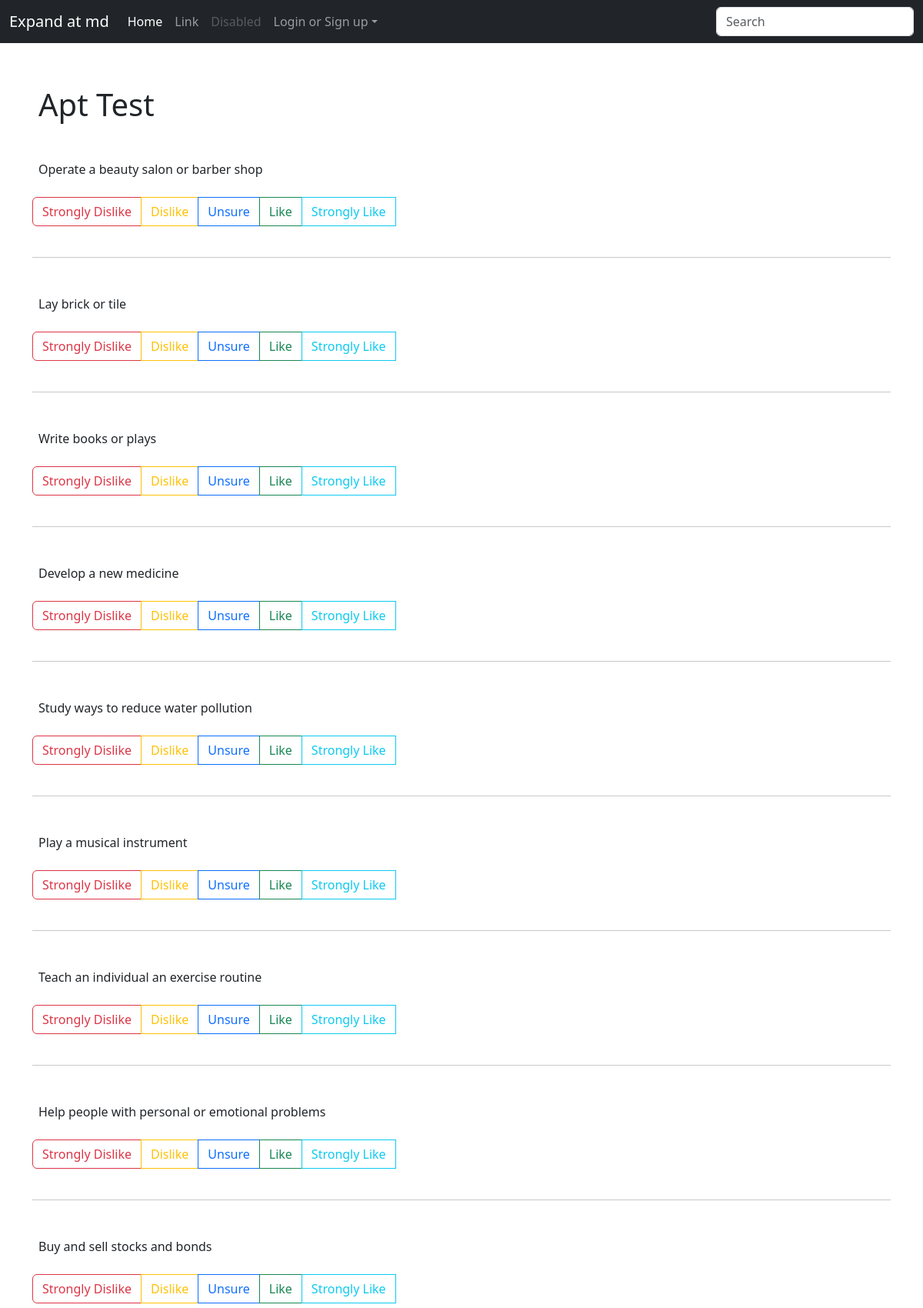
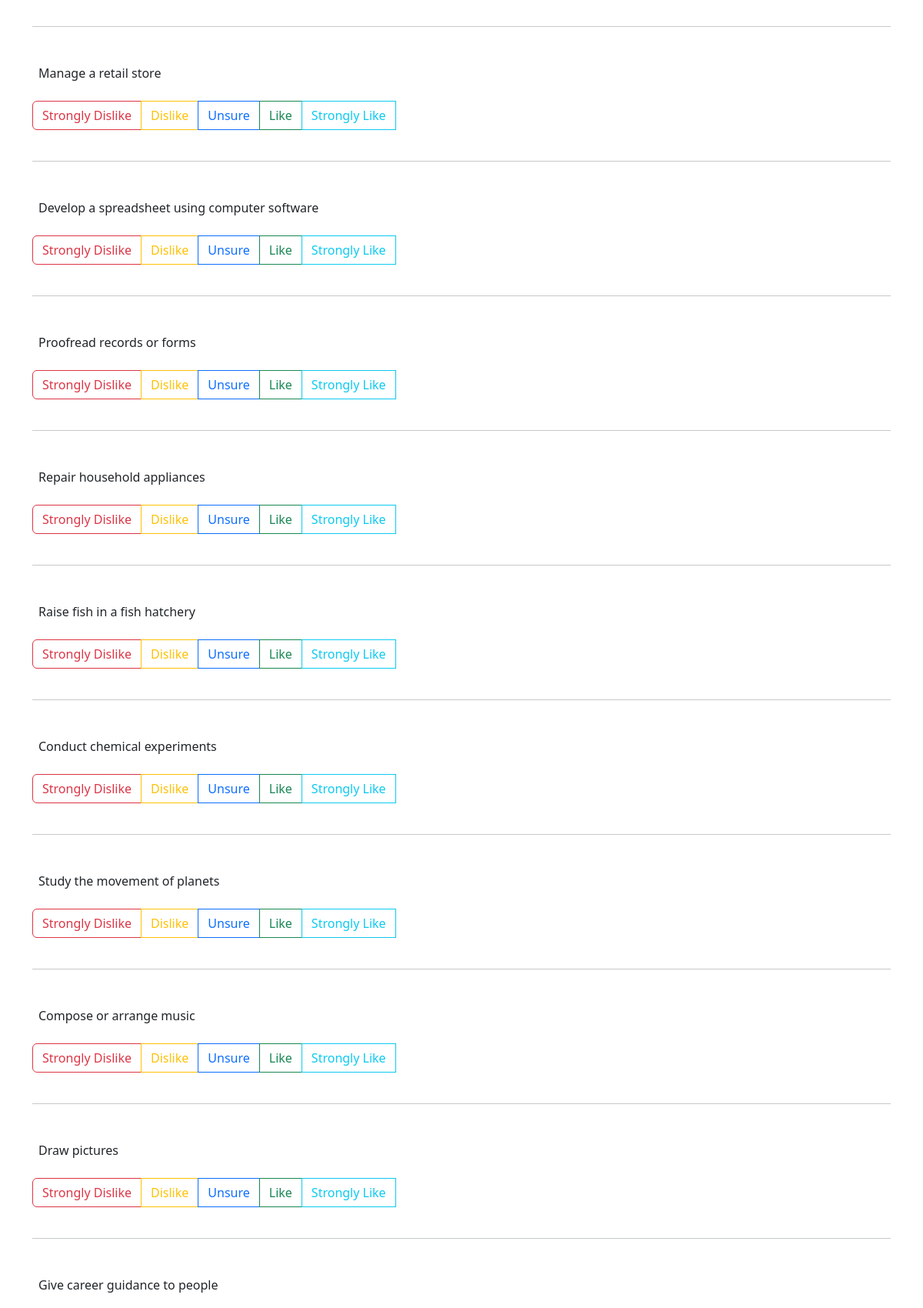
The app's page /quiz/apt-test/ (upper part) with its own data (2 pictures, top to bottom).
### AptTest/models.py (models this page shows, shortened)
class Quiz(models.Model):
    name = models.CharField(max_length=256, default= 'quiz')
    questions = models.ManyToManyField('Question', related_name= 'quiz_questions')
    score_key = models.JSONField(default=dict)

class Question(models.Model):
    question = models.CharField(max_length=200,null=True)
    choices = models.ForeignKey(Choices, on_delete= models.CASCADE, null= True)
    trait_pos = models.CharField(max_length=350, null= True)
    def __str__(self):
        return self.question

class Choices(models.Model):
    ch1 = models.CharField(max_length=200,null=True)
    ch2 = models.CharField(max_length=200,null=True)
    ch3 = models.CharField(max_length=200,null=True)
    ch4 = models.CharField(max_length=200,null=True)
    ch5 = models.CharField(max_length=200,null=True)
    ch6 = models.CharField(max_length=200,null=True)

### AptTest/views.py (the view)
# urls.py: path('apt-test/', views.apt_test, name = 'apt_test'),
def apt_test(request):
    SCORE_KEY = {"Realistic": 20, "Investigative": 20, "Artistic": 20, "Social": 20, "Enterprising": 20, "Conventional": 20}
    quiz = Quiz.objects.get(name= 'Apt Test')
    questions = quiz.questions.all()
    if request.method == 'POST':
        result, created = Result.objects.get_or_create(user= request.user, quiz= quiz)
        result.result = SCORE_KEY
        result.save()
        for q in questions:
            name = 'vbtn-radio ' + str(q.pk)
            user_answer = request.POST.get(name)
            answer=q.score_ans(user_answer)
            if len(answer[0]) > 1:
               for trait in answer[0]:
                   result.result[trait] += answer[1]
            else:
                trait = ''.join(answer[0])
                result.result[trait] += answer[1]
            result.save()
        result.result_as_percent = result.calc_result_percent()
        result.save()
        quiz.completed = True
        quiz.save()
        return redirect('AptTest:results', pk=int(quiz.pk))
    else:
        return render(request, 'apt_test.html', {'quiz':quiz, 'questions': questions})

### AptTest/templates/apt_test.html (shortened to what this page needs)
{% extends 'base.html' %}
{% block body_block %}
<!DOCTYPE html>
<html>
<head>
</head>
<body>
    <div class="container">
    <h1 class="p-2">{{quiz.name}}</h1>
        <form method="POST" action="">
            {% for q in questions %}
            <div class="py-4 ">
                <div class="p-2">
                    <p>{{q}}</p>
                </div>
                <div class="btn-group" role="group" aria-label="radio toggle button group">
                    <label class="btn btn-outline-danger" for="vbtn-radio1 {{q.pk}}">{{q.choices.ch1}}</label>
                    <label class="btn btn-outline-warning" for="vbtn-radio2 {{q.pk}}">{{q.choices.ch2}}</label>
                    <label class="btn btn-outline-primary" for="vbtn-radio3 {{q.pk}}">{{q.choices.ch3}}</label>
                    <label class="btn btn-outline-success" for="vbtn-radio4 {{q.pk}}">{{q.choices.ch4}}</label>
                    <label class="btn btn-outline-info" for="vbtn-radio5 {{q.pk}}">{{q.choices.ch5}}</label>
                    <br>
                </div>
            <br>
        </div>
        <hr>
            {% endfor %}
        </form>
    </div>
</body>
</html>
{% endblock %}

### templates/base.html (shortened to what this page needs)
<!DOCTYPE html>
<html lang="en">
<head>
    <link href="https://cdn.jsdelivr.net/npm/bootstrap@5.3.0-alpha3/dist/css/bootstrap.min.css" rel="stylesheet">
</head>
  <nav class="navbar navbar-expand-md navbar-dark bg-dark" aria-label="Fourth navbar example">
    <div class="container-fluid">
      <a class="navbar-brand" href="#">Expand at md</a>
      <div class="collapse navbar-collapse" id="navbarsExample04">
        <ul class="navbar-nav me-auto mb-2 mb-md-0">
          <li class="nav-item">
            <a class="nav-link active" aria-current="page" href="#">Home</a>
          </li>
          <li class="nav-item">
            <a class="nav-link" href="#">Link</a>
          </li>
          <li class="nav-item">
            <a class="nav-link disabled">Disabled</a>
          </li>
          {% if user.is_authenticated %}
          <li class="nav-item dropdown">
            <a class="nav-link dropdown-toggle" href="#" data-bs-toggle="dropdown" aria-expanded="false">Hello {{user}}</a>
            <ul class="dropdown-menu">
              <li><a class="dropdown-item" href="{% url 'reg:logout' %}">Log Out</a></li>
              <li><a class="dropdown-item" href="{% url 'reg:profile' %}">My Profile</a></li>
              <li><a class="dropdown-item" href="#">Reset Password</a></li>
            </ul>
          </li>
          {% else %}
          <li class="nav-item dropdown">
            <a class="nav-link dropdown-toggle" href="#" data-bs-toggle="dropdown" aria-expanded="false">Login or Sign up</a>
          </li>
          {% endif %}
        </ul>
        <form role="search">
          <input class="form-control" type="search" placeholder="Search" aria-label="Search">
        </form>
      </div>
    </div>
  </nav>
  <br>
  <br>
  <body>
    {% block body_block %}
    {% endblock %}
  </body>
</html>

### records on screen
Quiz: name "Apt Test"
Question: question "Operate a beauty salon or barber shop", choices.ch1 "Strongly Dislike", choices.ch2 "Dislike", choices.ch3 "Unsure", choices.ch4 "Like", choices.ch5 "Strongly Like"
Question: question "Lay brick or tile", choices.ch1 "Strongly Dislike", choices.ch2 "Dislike", choices.ch3 "Unsure", choices.ch4 "Like", choices.ch5 "Strongly Like"
Question: question "Write books or plays", choices.ch1 "Strongly Dislike", choices.ch2 "Dislike", choices.ch3 "Unsure", choices.ch4 "Like", choices.ch5 "Strongly Like"
Question: question "Develop a new medicine", choices.ch1 "Strongly Dislike", choices.ch2 "Dislike", choices.ch3 "Unsure", choices.ch4 "Like", choices.ch5 "Strongly Like"
Question: question "Study ways to reduce water pollution", choices.ch1 "Strongly Dislike", choices.ch2 "Dislike", choices.ch3 "Unsure", choices.ch4 "Like", choices.ch5 "Strongly Like"
Question: question "Play a musical instrument", choices.ch1 "Strongly Dislike", choices.ch2 "Dislike", choices.ch3 "Unsure", choices.ch4 "Like", choices.ch5 "Strongly Like"
Question: question "Teach an individual an exercise routine", choices.ch1 "Strongly Dislike", choices.ch2 "Dislike", choices.ch3 "Unsure", choices.ch4 "Like", choices.ch5 "Strongly Like"
Question: question "Help people with personal or emotional problems", choices.ch1 "Strongly Dislike", choices.ch2 "Dislike", choices.ch3 "Unsure", choices.ch4 "Like", choices.ch5 "Strongly Like"
Question: question "Buy and sell stocks and bonds", choices.ch1 "Strongly Dislike", choices.ch2 "Dislike", choices.ch3 "Unsure", choices.ch4 "Like", choices.ch5 "Strongly Like"
Question: question "Manage a retail store", choices.ch1 "Strongly Dislike", choices.ch2 "Dislike", choices.ch3 "Unsure", choices.ch4 "Like", choices.ch5 "Strongly Like"
Question: question "Develop a spreadsheet using computer software", choices.ch1 "Strongly Dislike", choices.ch2 "Dislike", choices.ch3 "Unsure", choices.ch4 "Like", choices.ch5 "Strongly Like"
Question: question "Proofread records or forms", choices.ch1 "Strongly Dislike", choices.ch2 "Dislike", choices.ch3 "Unsure", choices.ch4 "Like", choices.ch5 "Strongly Like"
Question: question "Repair household appliances", choices.ch1 "Strongly Dislike", choices.ch2 "Dislike", choices.ch3 "Unsure", choices.ch4 "Like", choices.ch5 "Strongly Like"
Question: question "Raise fish in a fish hatchery", choices.ch1 "Strongly Dislike", choices.ch2 "Dislike", choices.ch3 "Unsure", choices.ch4 "Like", choices.ch5 "Strongly Like"
Question: question "Conduct chemical experiments", choices.ch1 "Strongly Dislike", choices.ch2 "Dislike", choices.ch3 "Unsure", choices.ch4 "Like", choices.ch5 "Strongly Like"
Question: question "Study the movement of planets", choices.ch1 "Strongly Dislike", choices.ch2 "Dislike", choices.ch3 "Unsure", choices.ch4 "Like", choices.ch5 "Strongly Like"
Question: question "Compose or arrange music", choices.ch1 "Strongly Dislike", choices.ch2 "Dislike", choices.ch3 "Unsure", choices.ch4 "Like", choices.ch5 "Strongly Like"
Question: question "Draw pictures", choices.ch1 "Strongly Dislike", choices.ch2 "Dislike", choices.ch3 "Unsure", choices.ch4 "Like", choices.ch5 "Strongly Like"
Question: question "Give career guidance to people"
